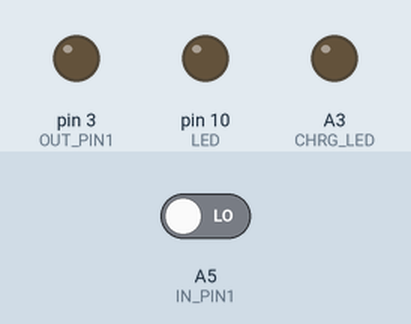
Simulated run of this sketch. Board: Arduino Uno, built with avr-gcc and run on an emulated ATmega328P. Parts: output pins drawn as LEDs (lit = HIGH). Inputs (shaded band) come from the test bench; at power-on: A5 (IN_PIN1) LOW. What the sketch prints to the serial monitor is not drawn.

Above: at 3.3 s.
3.4 s: A5 (IN_PIN1) driven HIGH
At 3.8 s:
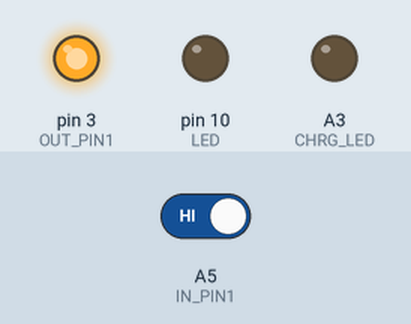
Timing chart, 0 to 8.9 s (numbered marks = the images above; inputs shaded):
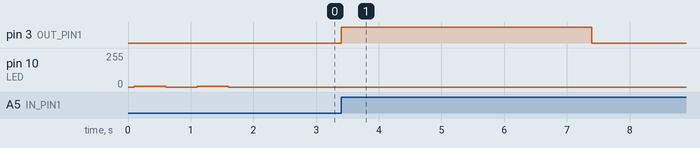

The sketch:

linefinder_110060098_recorder.ino
```cpp
// (licence header left out)
/**
 * WatchDog class
 */
#include <avr/wdt.h>

#define VERSION "joint v2.0"
#define NAME    "linefinder recorder"
#define SKU     "110060098"

class WatchDog
{
  public:
    //initial watchdog timeout
    WatchDog(long timeout = 2000){
      _timeout = timeout;
    }

    //method
    void watchdogSetup(void){
      cli();
      wdt_reset();
      MCUSR &= ~(1<<WDRF);
      WDTCSR = (1<<WDCE) | (1<<WDE);
      WDTCSR = (1<<WDIE) | (0<<WDP3) | (1<<WDP2) | (1<<WDP1) | (0<<WDP0);
      sei();
    }

    void doggieTickle(void){
      ResetTime = millis();
    }

    //reset
    void(* resetFunc) (void) = 0;

    //parameters
    unsigned long ResetTime;
    volatile bool  Flg_Power;
    long _timeout;

};

WatchDog WTD;

ISR(WDT_vect)
{
  if(millis() - WTD.ResetTime > WTD._timeout)
  {
    WTD.doggieTickle();
    WTD.resetFunc();
  }
}
/******************* End of WatchDog ********************/

/**
 *  Class TimeIne
 */
#include <avr/io.h>
#include <avr/interrupt.h>

#define RESOLUTION 65536    // Timer1 is 16 bit

class TimerOne
{
  public:

    // properties
    unsigned int pwmPeriod;
    unsigned char clockSelectBits;
	  char oldSREG;					// To hold Status Register while ints disabled

    // methods
    void initialize(long microseconds=1000000)
    {
      TCCR1A = 0;                 // clear control register A
      TCCR1B = _BV(WGM13);        // set mode 8: phase and frequency correct pwm, stop the timer
      setPeriod(microseconds);
    }

    void start()
    {
      unsigned int tcnt1;

      TIMSK1 &= ~_BV(TOIE1);        // AR added
      GTCCR |= _BV(PSRSYNC);   		// AR added - reset prescaler (NB: shared with all 16 bit timers);

      oldSREG = SREG;				// AR - save status register
      cli();						// AR - Disable interrupts
      TCNT1 = 0;
      SREG = oldSREG;          		// AR - Restore status register
      resume();
      do {	// Nothing -- wait until timer moved on from zero - otherwise get a phantom interrupt
      oldSREG = SREG;
      cli();
      tcnt1 = TCNT1;
      SREG = oldSREG;
      } while (tcnt1==0);

    //  TIFR1 = 0xff;              		// AR - Clear interrupt flags
    //  TIMSK1 = _BV(TOIE1);              // sets the timer overflow interrupt enable bit
    }

    void stop()
    {
      TCCR1B &= ~(_BV(CS10) | _BV(CS11) | _BV(CS12));          // clears all clock selects bits
    }

    void restart()
    {
      start();
    }

	  void resume()
    {
      TCCR1B |= clockSelectBits;
    }

	  unsigned long read()        //returns the value of the timer in microseconds
    {                           //rember! phase and freq correct mode counts up to then down again
      unsigned long tmp;				// AR amended to hold more than 65536 (could be nearly double this)
      unsigned int tcnt1;				// AR added

      oldSREG= SREG;
        cli();
        tmp=TCNT1;
      SREG = oldSREG;

      char scale=0;
      switch (clockSelectBits)
      {
      case 1:// no prescalse
        scale=0;
        break;
      case 2:// x8 prescale
        scale=3;
        break;
      case 3:// x64
        scale=6;
        break;
      case 4:// x256
        scale=8;
        break;
      case 5:// x1024
        scale=10;
        break;
      }

      do {	// Nothing -- max delay here is ~1023 cycles.  AR modified
        oldSREG = SREG;
        cli();
        tcnt1 = TCNT1;
        SREG = oldSREG;
      } while (tcnt1==tmp); //if the timer has not ticked yet

      //if we are counting down add the top value to how far we have counted down
      tmp = (  (tcnt1>tmp) ? (tmp) : (long)(ICR1-tcnt1)+(long)ICR1  );		// AR amended to add casts and reuse previous TCNT1
      return ((tmp*1000L)/(F_CPU /1000L))<<scale;
    }

    void pwm(char pin, int duty, long microseconds=-1)
    {
      if(microseconds > 0) setPeriod(microseconds);
      if(pin == 1 || pin == 9) {
        DDRB |= _BV(PORTB1);                                   // sets data direction register for pwm output pin
        TCCR1A |= _BV(COM1A1);                                 // activates the output pin
      }
      else if(pin == 2 || pin == 10) {
        DDRB |= _BV(PORTB2);
        TCCR1A |= _BV(COM1B1);
      }
      setPwmDuty(pin, duty);
      resume();			// Lex - make sure the clock is running.  We don't want to restart the count, in case we are starting the second WGM
                    // and the first one is in the middle of a cycle
    }

    void disablePwm(char pin)
    {
      if(pin == 1 || pin == 9)       TCCR1A &= ~_BV(COM1A1);   // clear the bit that enables pwm on PB1
      else if(pin == 2 || pin == 10) TCCR1A &= ~_BV(COM1B1);   // clear the bit that enables pwm on PB2
    }

    void attachInterrupt(void (*isr)(), long microseconds=-1)
    {
      if(microseconds > 0) setPeriod(microseconds);
      isrCallback = isr;                                       // register the user's callback with the real ISR
      TIMSK1 = _BV(TOIE1);                                     // sets the timer overflow interrupt enable bit
      // might be running with interrupts disabled (eg inside an ISR), so don't touch the global state
      //  sei();
      resume();
    }

    void detachInterrupt()
    {
      TIMSK1 &= ~_BV(TOIE1);  // clears the timer overflow interrupt enable bit
															// timer continues to count without calling the isr
    }

    void setPeriod(long microseconds)
    {
      long cycles = (F_CPU / 2000000) * microseconds;                                // the counter runs backwards after TOP, interrupt is at BOTTOM so divide microseconds by 2
      if(cycles < RESOLUTION)              clockSelectBits = _BV(CS10);              // no prescale, full xtal
      else if((cycles >>= 3) < RESOLUTION) clockSelectBits = _BV(CS11);              // prescale by /8
      else if((cycles >>= 3) < RESOLUTION) clockSelectBits = _BV(CS11) | _BV(CS10);  // prescale by /64
      else if((cycles >>= 2) < RESOLUTION) clockSelectBits = _BV(CS12);              // prescale by /256
      else if((cycles >>= 2) < RESOLUTION) clockSelectBits = _BV(CS12) | _BV(CS10);  // prescale by /1024
      else        cycles = RESOLUTION - 1, clockSelectBits = _BV(CS12) | _BV(CS10);  // request was out of bounds, set as maximum

      oldSREG = SREG;
      cli();							// Disable interrupts for 16 bit register access
      ICR1 = pwmPeriod = cycles;                                          // ICR1 is TOP in p & f correct pwm mode
      SREG = oldSREG;

      TCCR1B &= ~(_BV(CS10) | _BV(CS11) | _BV(CS12));
      TCCR1B |= clockSelectBits;
    }

    void setPwmDuty(char pin, int duty)
    {
      unsigned long dutyCycle = pwmPeriod;

      dutyCycle *= duty;
      dutyCycle >>= 10;

      oldSREG = SREG;
      cli();
      if(pin == 1 || pin == 9)       OCR1A = dutyCycle;
      else if(pin == 2 || pin == 10) OCR1B = dutyCycle;
      SREG = oldSREG;
    }

    void (*isrCallback)();
};

TimerOne Timer1;              // preinstatiate

ISR(TIMER1_OVF_vect)          // interrupt service routine that wraps a user defined function supplied by attachInterrupt
{
  Timer1.isrCallback();
}

/*************** End of TimeOne ***************************/

#include <Wire.h>

#define  DeBug   0

#define BUTTON         2
#define LIGHT_SENSOR   A0
#define CHRG_LED       A3  //low-level work
#define PWR_HOLD       A1
#define PWR            6   //low-level work
#define KEY            2
#define LED            10
#define OUT_PIN1       3   //normal output pin
#define OUT_PIN2       5
#define IN_PIN1        A5  //normal input pin
#define IN_PIN2        A4

#define LINE_FINDER_FIND       (LOW == digitalRead(IN_PIN1))   //something cover the sensor
#define LINE_FINDER_NOTFIND    (HIGH == digitalRead(IN_PIN1)) //nothing cover the sensor
#define TIME_TO_DRINK          2700000   //unit: Ms. 2700000 Ms = 45 Min, time for not drinking water
#define SPEAK_DURATION         4         //4 s

const int linefinder               = IN_PIN1;
const int recorder                 = OUT_PIN1;

volatile unsigned long timeCounter = 0;

/* Function   : void LEDShine(int times, int freqMs)
 * parameters : times: counting times of shining;
 *              freqMs: shining frequency in microseconds
 */
void LEDShine(int times, int freqMs)
{
  pinMode (LED,OUTPUT);
  for(int i=0;i<times;i++)
  {
        analogWrite(LED,5);
        delay(freqMs/2);
        analogWrite(LED,0);
        delay(freqMs/2);
        WTD.doggieTickle();
  }
}

void speak(int times, int seconds)
{
  for(int i=0; i<times; i++)
  {
    digitalWrite(recorder, HIGH);
    delaySeconds(seconds);
    digitalWrite(recorder, LOW);
    delaySeconds(1);
    if(LINE_FINDER_NOTFIND)
    {
      i = times;
    }

  }
}

void delaySeconds(int seconds)
{
  for(int j=0; j<seconds; j++)  //delay seconds
  {
    WTD.doggieTickle();
    delay(1000);
  }
}

void TimingISR(void)
{
  timeCounter++;
}

void setup()
{
  Serial.begin(9600);
  Serial.print("Name: ");
  Serial.println(NAME);
  Serial.print("SKU: ");
  Serial.println(SKU);
  Serial.print("Version: ");
  Serial.println(VERSION);
  delay(100);

  //power up
  pinMode(CHRG_LED, OUTPUT);
  digitalWrite(CHRG_LED, LOW);

  //initial watchdog
  WTD.watchdogSetup();
  WTD.doggieTickle();

  //initial devices
  pinMode(linefinder,INPUT);
  pinMode(recorder, OUTPUT);
  digitalWrite(recorder, LOW);

  LEDShine(2, 1000);

#if DeBug
  Serial.begin(9600);
  Serial.println("start");
#endif
  Timer1.initialize(50000);//timing for 50ms
}

void loop()
{
  if (LINE_FINDER_NOTFIND)
  {
    speak(1, SPEAK_DURATION);
    while(LINE_FINDER_NOTFIND)
    {
      WTD.doggieTickle();
      delay(5);
    }
  }
  else if (LINE_FINDER_FIND)
  {

    Timer1.attachInterrupt(TimingISR);
    while(LINE_FINDER_FIND)
    {
      if( timeCounter * 50 > TIME_TO_DRINK )
      {
        #if DeBug
        Serial.print("duration: ");
        Serial.println(timeCounter * 50);
        #endif
        speak(3, SPEAK_DURATION);
        timeCounter = 0;
      }
      WTD.doggieTickle();
    }
    Timer1.detachInterrupt();
    timeCounter = 0;
  }
}
```

Measured:
- after the input at 3.4 s, pin 3 (OUT_PIN1): LOW → HIGH at once, → LOW 4.0 s later
